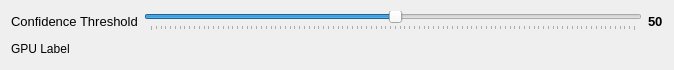
<?xml version="1.0" encoding="UTF-8"?>
<ui version="4.0">
 <class>AIPersonDetector</class>
 <widget class="QWidget" name="AIPersonDetector">
  <property name="geometry">
   <rect>
    <x>0</x>
    <y>0</y>
    <width>674</width>
    <height>70</height>
   </rect>
  </property>
  <property name="windowTitle">
   <string>Form</string>
  </property>
  <layout class="QVBoxLayout" name="verticalLayout_4">
   <item>
    <layout class="QHBoxLayout" name="horizontalLayout">
     <item>
      <widget class="QLabel" name="confidenceLabel">
       <property name="font">
        <font>
         <pointsize>10</pointsize>
        </font>
       </property>
       <property name="toolTip">
        <string>Confidence threshold for AI person detection.
Controls the minimum confidence level required to report a person detection.</string>
       </property>
       <property name="text">
        <string>Confidence Threshold</string>
       </property>
      </widget>
     </item>
     <item>
      <widget class="QSlider" name="confidenceSlider">
       <property name="minimum">
        <number>-1</number>
       </property>
       <property name="maximum">
        <number>100</number>
       </property>
       <property name="toolTip">
        <string>Adjust the confidence threshold for person detection.
• Range: 0% to 100% (slider -1 to 100, -1 displays as 0%)
• Default: 50%
The AI model assigns a confidence score to each person detection:
• Lower values (0-30%): Accept low-confidence detections (more detections, more false positives)
• Medium values (31-60%): Balanced detection (recommended for most cases)
• Higher values (61-100%): Only accept high-confidence detections (fewer detections, fewer false positives)
Confidence represents the AI model's certainty that a detected object is a person.
Start with 50% and adjust based on your accuracy requirements.</string>
       </property>
       <property name="pageStep">
        <number>1</number>
       </property>
       <property name="value">
        <number>50</number>
       </property>
       <property name="orientation">
        <enum>Qt::Horizontal</enum>
       </property>
       <property name="tickPosition">
        <enum>QSlider::TicksBelow</enum>
       </property>
       <property name="tickInterval">
        <number>1</number>
       </property>
      </widget>
     </item>
     <item>
      <widget class="QLabel" name="confidenceValueLabel">
       <property name="font">
        <font>
         <pointsize>10</pointsize>
         <weight>75</weight>
         <bold>true</bold>
        </font>
       </property>
       <property name="toolTip">
        <string>Current confidence threshold percentage.
Displays the value selected on the confidence slider (0-100%).
Detections below this confidence level will be filtered out.</string>
       </property>
       <property name="text">
        <string>50</string>
       </property>
      </widget>
     </item>
    </layout>
   </item>
   <item>
    <widget class="QLabel" name="GPULabel">
     <property name="font">
      <font>
       <pointsize>9</pointsize>
      </font>
     </property>
     <property name="toolTip">
      <string>GPU status and availability information.
Shows whether GPU acceleration is available for AI person detection.
• GPU Available: AI detection will use GPU for faster processing
• CPU Only: AI detection will use CPU (slower but still functional)
GPU acceleration significantly improves processing speed for AI models.</string>
     </property>
     <property name="text">
      <string>GPU Label</string>
     </property>
    </widget>
   </item>
  </layout>
 </widget>
 <resources>
  <include location="../../resources.qrc"/>
 </resources>
 <connections/>
</ui>
